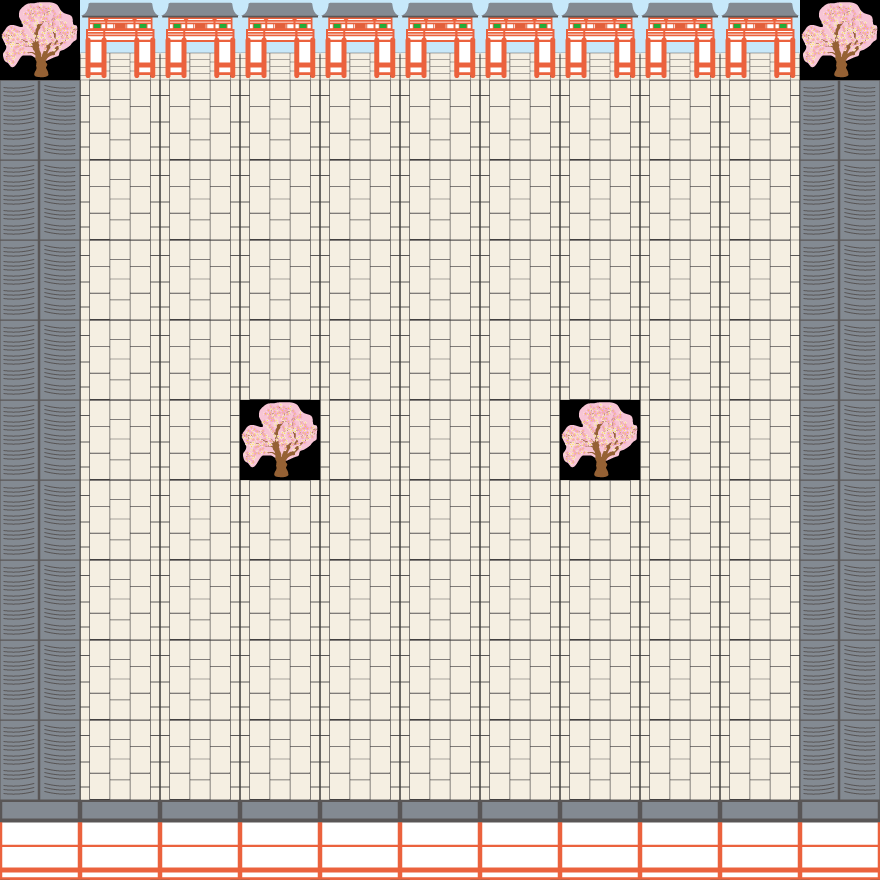

This game map was drawn from its Tiled (.tmx) file and the tilesets committed beside it. A one-line description and the trimmed map source follow:
An orthogonal 11x11 tile map with 80x80 px tiles, 1 tile layer (baseLayer), 2 tilesets.

<map version="1.0" orientation="orthogonal" width="11" height="11" tilewidth="80" tileheight="80">
 <tileset firstgid="1" name="kusa-tuti" tilewidth="80" tileheight="80">
  <image source="kusa-tuti.png" width="80" height="400" />
  <tile id="0">
   <properties>
    <property name="Attr" value="0" />
   </properties>
  </tile>
  <tile id="1">
   <properties>
    <property name="Attr" value="100" />
   </properties>
  </tile>
  <tile id="4">
   <properties>
    <property name="Attr" value="1" />
   </properties>
  </tile>
 </tileset>
 <tileset firstgid="6" name="tiles" tilewidth="80" tileheight="80">
  <image source="tiles.png" width="80" height="400" />
  <tile id="0">
   <properties>
    <property name="Attr" value="0" />
   </properties>
  </tile>
  <tile id="1">
   <properties>
    <property name="Attr" value="100" />
   </properties>
  </tile>
  <tile id="2">
   <properties>
    <property name="Attr" value="0" />
   </properties>
  </tile>
  <tile id="3">
   <properties>
    <property name="Attr" value="0" />
   </properties>
  </tile>
  <tile id="4">
   <properties>
    <property name="Attr" value="1" />
   </properties>
  </tile>
 </tileset>
 <layer name="baseLayer" width="11" height="11">
  <data>[121 cells, 121 non-empty, 5 distinct tile ids]</data>
 </layer>
</map>
